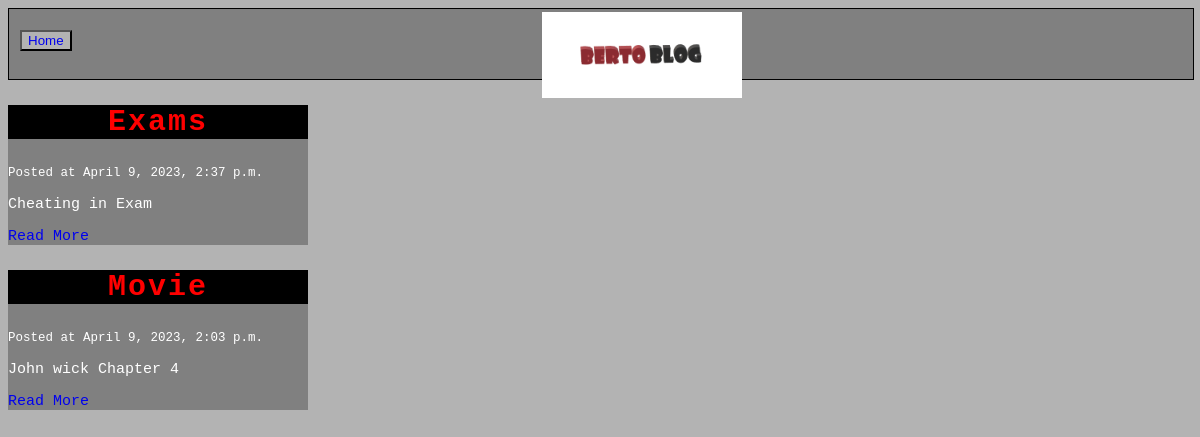
The page / on the database its author committed.
### chat/models.py (models this page shows)
class Post(models.Model):
    title = models.CharField(max_length=350)
    slug = models.SlugField()
    intro = models.TextField()
    body = models.TextField()
    date_added = models.DateTimeField(auto_now_add=True)
    class Meta():
        ordering = ["-date_added"]

### chat/views.py (the view)
# urls.py: 2. Add a URL to urlpatterns:  path('', views.home, name='home')
def home(request):
    posts = Post.objects.all()
    return render(request, 'chat/home.html', {'posts':posts})

### chat/templates/chat/home.html
{% extends 'chat/base.html' %}
{% block content %}
{% for post in posts %}
    <div class="container">
        <div class="title2">
            <h1>{{ post.title }}</h1>
        </div>
        <div class="blog">
            <small>Posted at {{post.date_added}}</small>
            <p>{{post.intro}}</p>
            <a href="{% url 'details' post.slug %}">Read More</a>
        </div>
    </div>
    {% endfor %}
{% endblock %}

### chat/static/home.css (style rules this page uses)
body { background-color: rgb(179, 179, 179); }
.container { background-color: gray; width: 300px; height: auto; }
.blog { color: white; font-size: 15px; }
.title2 { text-align: center; background-color: rgb(0,0,0); color: red; font-size: 20px; letter-spacing: 2px; }

### chat/templates/chat/base.html (style rules this page uses)
body { font-family: monospace; background-color: rgb(179, 179, 179);; }
a { text-decoration: none; }

### rows shown on the page
Post: title "Exams", date_added "April 9, 2023, 2:37 p.m.", intro "Cheating in Exam"
Post: title "Movie", date_added "April 9, 2023, 2:03 p.m.", intro "John wick Chapter 4"
